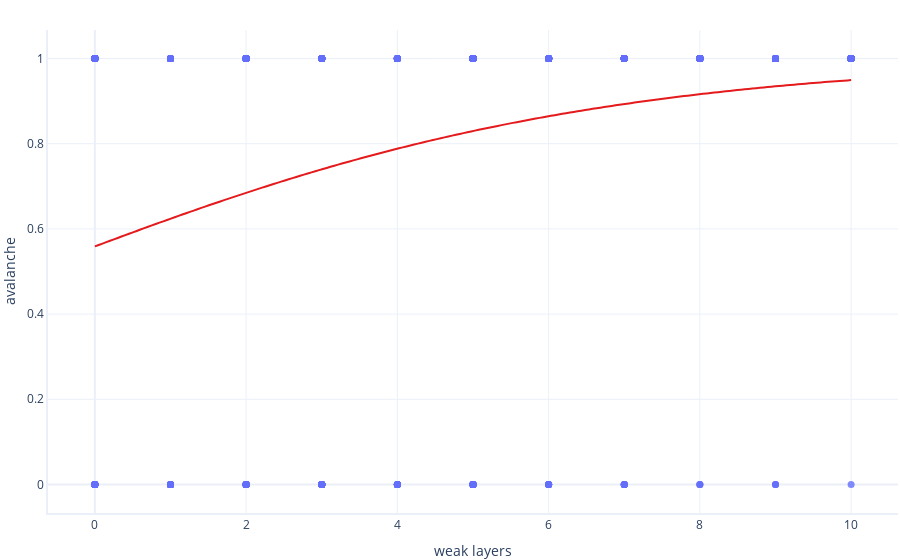

Notebook code cell kept with this figure:
### Markdown cell above
Let's plot out model to understand this:

### Code cell
# plot the model
# Show a graph of the result
fig = graphing.scatter_2D(  train,  
                            label_x="weak_layers", 
                            label_y="avalanche",
                            size_multiplier=2.5,
                            trendline=lambda x: model.predict(pandas.DataFrame({"weak_layers": x}))
                            )
fig.show()
